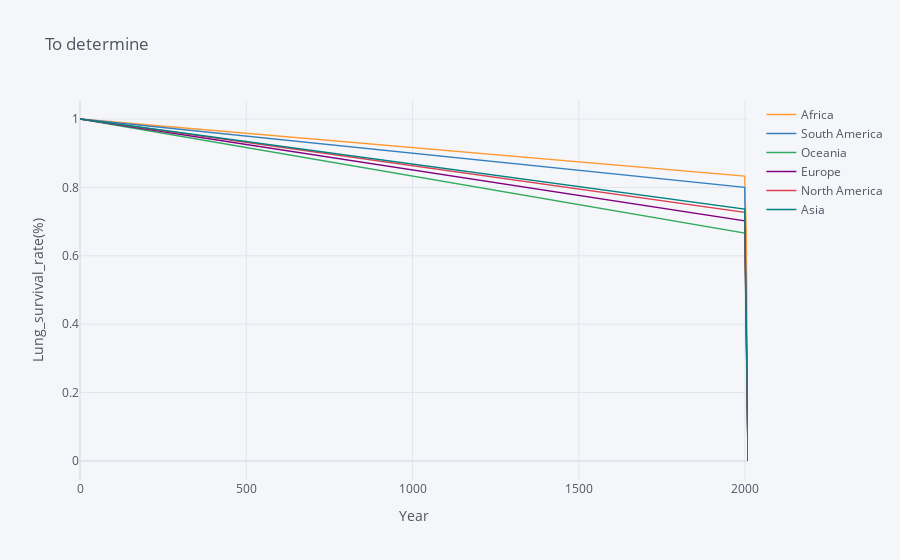

The code cell stored with this chart in its notebook:
### Code cell
rates = survival(df2_survival, 'Continent_Name', 'Year', 'Lung_survival_rate(%)')

rates.iplot(kind='line', xTitle='Year', yTitle='Lung_survival_rate(%)',title='To determine')

### Figure 1 — Plotly figure (JSON) as saved in the notebook; plotly's stock layout.template omitted (floating-point values rounded to 4 significant figures)
{"data": [{"line": {"color": "rgba(255, 153, 51, 1.0)", "dash": "solid", "shape": "linear", "width": 1.3}, "mode": "lines", "name": "Africa", "text": "", "type": "scatter", "x": [0, 1999, 2004, 2009], "y": [1, 0.8333, 0.6667, 0]}, {"line": {"color": "rgba(55, 128, 191, 1.0)", "dash": "solid", "shape": "linear", "width": 1.3}, "mode": "lines", "name": "South America", "text": "", "type": "scatter", "x": [0, 1999, 2004, 2009], "y": [1, 0.8, 0.4, 0]}, {"line": {"color": "rgba(50, 171, 96, 1.0)", "dash": "solid", "shape": "linear", "width": 1.3}, "mode": "lines", "name": "Oceania", "text": "", "type": "scatter", "x": [0, 1999, 2004, 2009], "y": [1, 0.6667, 0.3333, 0]}, {"line": {"color": "rgba(128, 0, 128, 1.0)", "dash": "solid", "shape": "linear", "width": 1.3}, "mode": "lines", "name": "Europe", "text": "", "type": "scatter", "x": [0, 1999, 2004, 2009], "y": [1, 0.7024, 0.3571, 0]}, {"line": {"color": "rgba(219, 64, 82, 1.0)", "dash": "solid", "shape": "linear", "width": 1.3}, "mode": "lines", "name": "North America", "text": "", "type": "scatter", "x": [0, 1999, 2004, 2009], "y": [1, 0.7273, 0.3636, 0]}, {"line": {"color": "rgba(0, 128, 128, 1.0)", "dash": "solid", "shape": "linear", "width": 1.3}, "mode": "lines", "name": "Asia", "text": "", "type": "scatter", "x": [0, 1999, 2004, 2009], "y": [1, 0.7368, 0.3947, 0]}], "layout": {"legend": {"bgcolor": "#F5F6F9", "font": {"color": "#4D5663"}}, "paper_bgcolor": "#F5F6F9", "plot_bgcolor": "#F5F6F9", "title": {"font": {"color": "#4D5663"}, "text": "To determine"}, "xaxis": {"gridcolor": "#E1E5ED", "showgrid": true, "tickfont": {"color": "#4D5663"}, "title": {"font": {"color": "#4D5663"}, "text": "Year"}, "zerolinecolor": "#E1E5ED"}, "yaxis": {"gridcolor": "#E1E5ED", "showgrid": true, "tickfont": {"color": "#4D5663"}, "title": {"font": {"color": "#4D5663"}, "text": "Lung_survival_rate(%)"}, "zerolinecolor": "#E1E5ED"}}}
